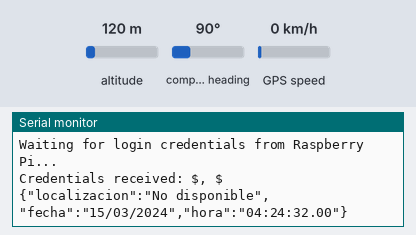
The sketch below on a simulated Arduino Uno, built with avr-gcc and run on an emulated ATmega328P. Shown: the last lines printed to the serial monitor. The test bench sets the inputs (shaded band); at power-on: altitude 120 m, compass heading 90°, GPS speed 0 km/h. WiFi joins after 1.5 s; servers stay silent unless stated; uploads are accepted with an empty reply; the GPS gets a fix after 3 s at 37.7749, -122.4194 with 8 satellites.

Above: at 2.7 s.
2.8 s: altitude set to 20 m
At 5.8 s:
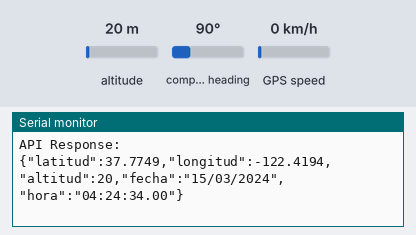
6.3 s: altitude set to 250 m
At 6.3 s:
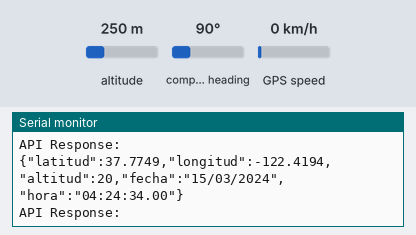

Measured:
- after the input at 2.8 s, the serial monitor: prints a new line after 2.1 s (image 1)

The sketch:

GPS_WiFi_pantalla.ino
```cpp
#include <TinyGPS++.h> // Librería para extraer datos del GPS
#include <SoftwareSerial.h> // Librería para crear una conexión serial por software
#include <ArduinoJson.h> // Librería para crear y manejar archivos JSON
#include <WiFiEspAT.h> // Librería para manejar comandos AT

// Instancia del módulo GPS
TinyGPSPlus gpsModule;
// Configuración de los pines RX y TX para el GPS
SoftwareSerial GPS(4, 3); // RX, TX para GPS
// Configuración de los pines RX y TX para el ESP8266
SoftwareSerial espSerial(8, 9); // RX, TX para ESP8266

// Constantes para la conexión WiFi y las URLs de las APIs
const char* ssid = "ARCOSWIFI-INII-2G";
const char* password = "Lnrqv6ozs4FEc";
const char* login_url = "https://realtime.bucr.digital/api/operator";
const char* position_url = "https://realtime.bucr.digital/api/position";

// Cliente WiFi para realizar las solicitudes HTTP
WiFiClient client;

// Variables para almacenar las credenciales del operador
String operator_username;
String operator_password;

void setup() {
  Serial.begin(9600); // Inicia la comunicación serial a 9600 baudios
  GPS.begin(9600); // Inicia la comunicación serial con el módulo GPS
  espSerial.begin(9600); // Inicia la comunicación serial con el módulo ESP8266

  // Inicializa el módulo WiFi
  WiFi.init(espSerial);

  // Verifica si la comunicación con el módulo WiFi falló
  if (WiFi.status() == WL_NO_MODULE) {
    Serial.println("Communication with WiFi module failed!");
    while (true); // Detiene el programa si falla la comunicación con el WiFi
  }

  connectToWiFi(); // Llama a la función para conectar a la red WiFi
}

void loop() {
  // Si las credenciales del operador están vacías, solicita las credenciales
  if (operator_username.length() == 0 && operator_password.length() == 0) {
    getLoginCredentials();
  } else {
    // Realiza el login del operador y limpia las variables de credenciales
    loginOperator();
    operator_username = "";
    operator_password = "";
  }

  // Lee los datos del GPS cuando están disponibles
  while (GPS.available() > 0)
    if (gpsModule.encode(GPS.read())) // Actualiza 'gpsModule' con la información del GPS
      gpsData();

  // Verifica si el GPS no responde
  if (millis() > 5000 && gpsModule.charsProcessed() < 10) {
    Serial.println("Error: GPS no responde");
    while (true); // Detiene el programa si el GPS no responde
  }
}

// Función para conectar a la red WiFi
void connectToWiFi() {
  // Intentar conectar a la red WiFi hasta que se logre
  while (WiFi.status() != WL_CONNECTED) {
    Serial.print("Connecting to WiFi...");
    WiFi.begin(ssid, password); // Inicia la conexión WiFi

    unsigned long start = millis();
    // Espera hasta 10 segundos para la conexión WiFi
    while (WiFi.status() != WL_CONNECTED && millis() - start < 10000) {
      delay(500);
      Serial.print(".");
    }
    Serial.println();
  }

  Serial.println("Connected to WiFi");
}

// Función para solicitar las credenciales del operador
void getLoginCredentials() {
  Serial.println("Waiting for login credentials from Raspberry Pi...");
  while (Serial.available() == 0) {} // Espera a que se reciban las credenciales
  String credentials = Serial.readStringUntil('\n'); // Lee las credenciales
  int commaIndex = credentials.indexOf(',');
  operator_username = credentials.substring(0, commaIndex);
  operator_password = credentials.substring(commaIndex + 1);
  Serial.println("Credentials received: " + operator_username + ", " + operator_password); // Mensaje de depuración
}

// Función para realizar el login del operador
void loginOperator() {
  // Conectar al servidor de la API de login
  if (client.connect(getHost(login_url).c_str(), getPort(login_url))) {
    // Construir el JSON para la solicitud de login
    String json = "{\"username\":\"" + operator_username + "\",\"password\":\"" + operator_password + "\"}";
    // Construir la solicitud HTTP POST
    String request = "POST " + getPath(login_url) + " HTTP/1.1\r\n";
    request += "Host: " + getHost(login_url) + "\r\n";
    request += "Content-Type: application/json\r\n";
    request += "Content-Length: " + String(json.length()) + "\r\n";
    request += "\r\n";
    request += json;

    client.print(request); // Enviar la solicitud al servidor

    // Leer y procesar la respuesta del servidor
    while (client.connected()) {
      String line = client.readStringUntil('\n');
      if (line == "\r") {
        break; // Fin de los encabezados de la respuesta
      }
    }
    String response = client.readString(); // Leer el cuerpo de la respuesta
    Serial.println("Login Response: " + response); // Imprimir la respuesta del servidor

    client.stop(); // Cerrar la conexión
  } else {
    Serial.println("Connection to login API failed"); // Mensaje de error si falla la conexión
  }
}

// Función para extraer y enviar datos del GPS
void gpsData() {
  StaticJsonDocument<256> JSON; // JSON de 256 bytes para almacenar los datos

  // Extraer datos de localización
  if (gpsModule.location.isValid()) {
    JSON["latitud"] = gpsModule.location.lat();
    JSON["longitud"] = gpsModule.location.lng();
    JSON["altitud"] = gpsModule.altitude.meters();
  } else {
    JSON["localizacion"] = "No disponible";
  }

  // Extraer datos de fecha
  if (gpsModule.date.isValid()) {
    char fecha[11];
    sprintf(fecha, "%02d/%02d/%04d", gpsModule.date.day(), gpsModule.date.month(), gpsModule.date.year());
    JSON["fecha"] = fecha;
  } else {
    JSON["fecha"] = "No disponible";
  }

  // Extraer datos de hora
  if (gpsModule.time.isValid()) {
    char hora[13];
    sprintf(hora, "%02d:%02d:%02d.%02d", gpsModule.time.hour() - 6, gpsModule.time.minute(), gpsModule.time.second(), gpsModule.time.centisecond());
    JSON["hora"] = hora;
  } else {
    JSON["hora"] = "No disponible";
  }

  // Serializar el objeto JSON en una cadena
  String json;
  serializeJson(JSON, json);
  Serial.println(json); // Imprimir el JSON en el monitor serial

  // Enviar los datos del GPS a la API
  sendToAPI(position_url, json);
  delay(1000); // Esperar un segundo antes de la siguiente lectura
}

// Función para enviar datos a una API
void sendToAPI(String url, String data) {
  // Conectar al servidor de la API
  if (client.connect(getHost(url).c_str(), getPort(url))) {
    // Construir la solicitud HTTP POST
    String request = "POST " + getPath(url) + " HTTP/1.1\r\n";
    request += "Host: " + getHost(url) + "\r\n";
    request += "Content-Type: application/json\r\n";
    request += "Content-Length: " + String(data.length()) + "\r\n";
    request += "\r\n";
    request += data;

    client.print(request); // Enviar la solicitud al servidor

    // Leer y procesar la respuesta del servidor
    while (client.connected()) {
      String line = client.readStringUntil('\n');
      if (line == "\r") {
        break; // Fin de los encabezados de la respuesta
      }
    }
    String response = client.readString(); // Leer el cuerpo de la respuesta
    Serial.println("API Response: " + response); // Imprimir la respuesta del servidor

    client.stop(); // Cerrar la conexión
  } else {
    Serial.println("Connection to API failed"); // Mensaje de error si falla la conexión
  }
}

// Función para extraer el host de una URL
String getHost(String url) {
  int idx1 = url.indexOf("://") + 3;
  int idx2 = url.indexOf("/", idx1);
  return url.substring(idx1, idx2);
}

// Función para obtener el puerto de una URL
int getPort(String url) {
  if (url.startsWith("https://")) {
    return 443; // Puerto para HTTPS
  } else {
    return 80; // Puerto para HTTP
  }
}

// Función para extraer la ruta de una URL
String getPath(String url) {
  int idx1 = url.indexOf("://") + 3;
  int idx2 = url.indexOf("/", idx1);
  return url.substring(idx2);
}
```
